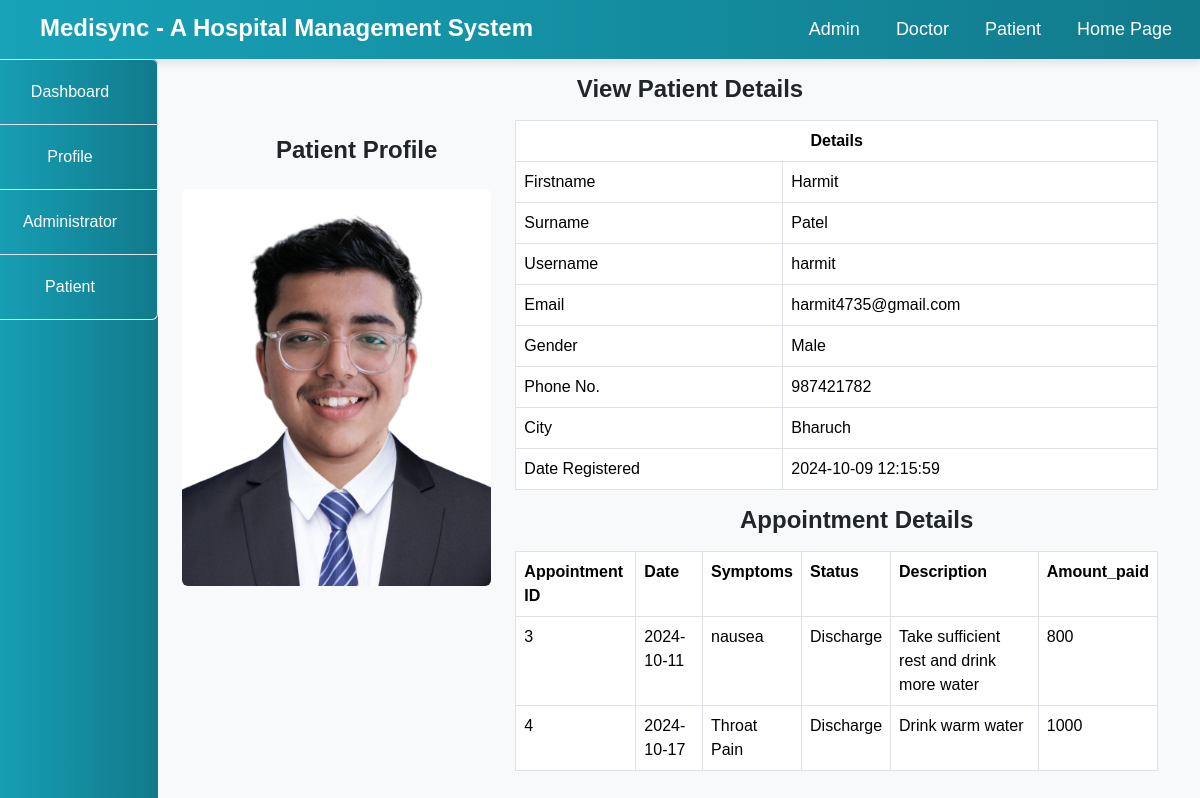
/Hospital/admin/view.php?id=2, run on the app's committed database.
### tables this page shows
CREATE TABLE `patient` (
  `id` int(100) NOT NULL,
  `firstname` varchar(100) NOT NULL,
  `surname` varchar(100) NOT NULL,
  `username` varchar(100) NOT NULL,
  `email` varchar(100) NOT NULL,
  `gender` varchar(100) NOT NULL,
  `phone` varchar(100) NOT NULL,
  `city` varchar(100) NOT NULL,
  `password` varchar(100) NOT NULL,
  `date_reg` varchar(100) NOT NULL,
  `profile` varchar(100) NOT NULL
);

CREATE TABLE `appointment` (
  `id` int(100) NOT NULL,
  `firstname` varchar(100) NOT NULL,
  `surname` varchar(100) NOT NULL,
  `gender` varchar(100) NOT NULL,
  `phone` varchar(100) NOT NULL,
  `doctor_id` varchar(100) NOT NULL,
  `appointment_date` varchar(100) NOT NULL,
  `symptoms` varchar(100) NOT NULL,
  `status` varchar(100) NOT NULL,
  `date_booked` varchar(100) NOT NULL,
  `patient_id` int(100) NOT NULL,
  `description` varchar(100) DEFAULT NULL,
  `amount_paid` int(10) DEFAULT NULL
);

### Hospital/admin/view.php (the view, shortened to what this page needs)
<!DOCTYPE html>
<html lang="en">
<head>
    <link href="https://cdn.jsdelivr.net/npm/bootstrap@5.3.0/dist/css/bootstrap.min.css" rel="stylesheet">
</head>
<body>
    <?php
    include("../include/header.php");
    include("../include/connection.php");
    ?>
    <div class="container-fluid">
        <div class="col-md-12">
            <div class="row">
                <div class="col-md-2" style="margin-left: -30px;">
                    <?php include("sidenav.php"); ?>
                </div>
                <div class="col-md-10">
                    <h5 class="text-center my-3">View Patient Details</h5>
                    <?php
                    if (isset($_GET['id'])) {
                        $id = $_GET['id'];
                        $patient_query = "SELECT * FROM patient WHERE id = '$id'";
                        $patient_res = mysqli_query($connect, $patient_query);
                        $patient = mysqli_fetch_array($patient_res);
                        $appointment_query = "SELECT * FROM appointment WHERE patient_id = '$id'";
                        $appointment_res = mysqli_query($connect, $appointment_query);
                    }
                    ?>
                    <div class="row">
                        <div class="col-md-4 text-center">
                            <h5 class="text-center my-3">Patient Profile</h5>
                            <?php
                            echo "<img src='../patient/img/".$patient['profile']."' class='img-fluid rounded my-2'  width='350px' height='350px'>";
                            ?>
                        </div>
                        <div class="col-md-8">
                            <table class="table table-bordered">
                                <tr>
                                    <th class="text-center" colspan="2">Details</th>
                                </tr>
                                <tr>
                                    <td>Firstname</td>
                                    <td><?php echo $patient['firstname']; ?></td>
                                </tr>
                                <tr>
                                    <td>Surname</td>
                                    <td><?php echo $patient['surname']; ?></td>
                                </tr>
                                <tr>
                                    <td>Username</td>
                                    <td><?php echo $patient['username']; ?></td>
                                </tr>
                                <tr>
                                    <td>Email</td>
                                    <td><?php echo $patient['email']; ?></td>
                                </tr>
                                <tr>
                                    <td>Gender</td>
                                    <td><?php echo $patient['gender']; ?></td>
                                </tr>
                                <tr>
                                    <td>Phone No.</td>
                                    <td><?php echo $patient['phone']; ?></td>
                                </tr>
                                <tr>
                                    <td>City</td>
                                    <td><?php echo $patient['city']; ?></td>
                                </tr>
                                <tr>
                                    <td>Date Registered</td>
                                    <td><?php echo $patient['date_reg']; ?></td>
                                </tr>
                            </table>
                            <h5 class="text-center my-3">Appointment Details</h5>
                            <table class="table table-bordered">
                                <tr>
                                    <th>Appointment ID</th>
                                    <th>Date</th>
                                    <th>Symptoms</th>
                                    <th>Status</th>
                                    <th>Description</th>
                                    <th>Amount_paid</th>
                                </tr>
                                <?php
                                if (mysqli_num_rows($appointment_res) > 0) {
                                    while ($appointment = mysqli_fetch_array($appointment_res)) {
                                        echo "<tr>";
                                        echo "<td>" . $appointment['id'] . "</td>";
                                        echo "<td>" . $appointment['appointment_date'] . "</td>";
                                        echo "<td>" . $appointment['symptoms'] . "</td>";
                                        echo "<td>" . $appointment['status'] . "</td>";
                                        echo "<td>" . $appointment['description'] . "</td>";
                                        echo "<td>" . $appointment['amount_paid'] . "</td>";
                                        echo "</tr>";
                                    }
                                } else {
                                    echo "<tr><td colspan='4' class='text-center'>No appointments found for this patient.</td></tr>";
                                }
                                ?>
                            </table>
                        </div>
                    </div>
                </div>
            </div>
        </div>
    </div>
</body>
</html>

### Hospital/include/header.php (style rules this page uses)
body { font-family: 'Arial', sans-serif; background-color: #f8f9fa; }
h5 { margin-left: 40px; margin-top: 5px; font-size: 24px; font-weight: bold; }

### data on the page
patient: profile (picture), firstname "Harmit", surname "Patel", username "harmit", email "harmit4735@gmail.com", gender "Male", phone "987421782", city "Bharuch", date_reg "2024-10-09 12:15:59"
appointment: id "3", appointment_date "2024-10-11", symptoms "nausea", status "Discharge", description "Take sufficient rest and drink more water", amount_paid "800"
appointment: id "4", appointment_date "2024-10-17", symptoms "Throat Pain", status "Discharge", description "Drink warm water", amount_paid "1000"
